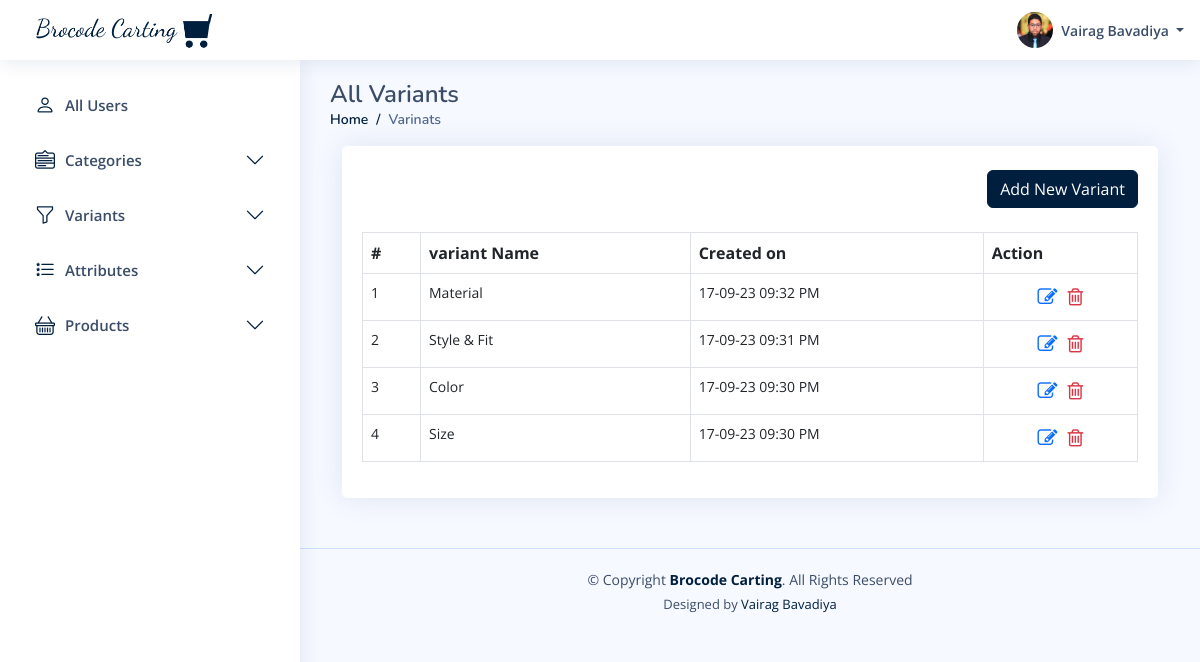
The page /admin/variants/all.php (signed in) on the database its author committed.
### tables this page shows
CREATE TABLE `users` (
  `id` int(20) NOT NULL,
  `u_name` varchar(50) NOT NULL,
  `email` varchar(50) NOT NULL,
  `phone_no` varchar(10) NOT NULL,
  `password` varchar(10) NOT NULL,
  `u_type_id` int(20) NOT NULL,
  `u_profile` varchar(200) NOT NULL,
  `created_at` datetime NOT NULL,
  `updated_at` datetime NOT NULL,
  `created_by` int(20) DEFAULT NULL,
  `updated_by` int(20) DEFAULT NULL,
  `is_active` tinyint(1) NOT NULL
);

CREATE TABLE `variants` (
  `id` int(20) NOT NULL,
  `var_name` varchar(50) NOT NULL,
  `created_at` datetime DEFAULT NULL,
  `updated_at` datetime DEFAULT NULL,
  `created_by` int(20) DEFAULT NULL,
  `updated_by` int(20) DEFAULT NULL,
  `is_active` tinyint(1) NOT NULL
);

### admin/variants/all.php (the view, shortened to what this page needs)
<?php
require('../config.php');
require('../header.php');
?>
<main id="main" class="main">
    <div class="pagetitle">
        <h1>All Variants</h1>
        <nav>
            <ol class="breadcrumb">
                <li class="breadcrumb-item active"><a href="/e-commerce/admin/dashboard.php">Home</a></li>
                <li class="breadcrumb-item active">Varinats</li>
            </ol>
        </nav>
    </div>
    <section class="content">
        <div class="container-fluid">
            <div class="row">
                <div class="col-lg-12 grid-margin stretch-card">
                    <div class="card">
                        <div class="card-body">
                            <div class="my-4 d-flex justify-content-end">
                                <a href="/e-commerce/admin/variants/create.php" class="btn btn-primary">Add New Variant</a>
                            </div>
                            <table class="table table-bordered datatable" id="table_id">
                                <thead>
                                    <tr>
                                        <th>#</th>
                                        <th>variant Name</th>
                                        <th>Created on</th>
                                        <th>Action</th>
                                    </tr>
                                </thead>
                                <tbody>
                                    <?php
                                    $query = "SELECT id,var_name,created_at from variants ORDER BY id DESC";
                                    if ($result = $conn->query($query)) {
                                        $i = 0;
                                        while ($row = $result->fetch_assoc()) {
                                            $i++;
                                    ?>
                                            <tr>
                                                <td><?php echo $i; ?></td>
                                                <td><?php echo $row['var_name']; ?></td>
                                                <td><?php echo date('d-m-y h:i A', strtotime($row['created_at'])); ?></td>
                                                <td>
                                                    <div class="action-btn-wrap">
                                                        <a class="text text-primary action-btn" href="edit.php?id=<?php echo $row["id"]; ?>"><i class="fa fa-edit"></i></a>
                                                        <a class="text text-danger action-btn" href="delete.php?id=<?php echo $row["id"]; ?>"><i class="fa fa-trash-o"></i></a>
                                                    </div>
                                                </td>
                                            </tr>
                                    <?php
                                        }
                                    }
                                    ?>
                                </tbody>
                            </table>
                        </div>
                    </div>
                </div>
            </div>
        </div>
    </section>
</main>
<?php require('../footer.php'); ?>

### admin/header.php (shortened to what this page needs)
<?php
require("config.php");
?>
<!DOCTYPE html>
<html lang="en">
<head>
    <link rel="stylesheet" href="https://cdnjs.cloudflare.com/ajax/libs/font-awesome/4.7.0/css/font-awesome.min.css">
    <link href="/e-commerce/admin/assets/vendor/bootstrap/css/bootstrap.min.css" rel="stylesheet">
    <link href="/e-commerce/admin/assets/vendor/bootstrap-icons/bootstrap-icons.css" rel="stylesheet">
    <link href="/e-commerce/admin/assets/vendor/boxicons/css/boxicons.min.css" rel="stylesheet">
    <link href="/e-commerce/admin/assets/vendor/quill/quill.snow.css" rel="stylesheet">
    <link href="/e-commerce/admin/assets/vendor/quill/quill.bubble.css" rel="stylesheet">
    <link href="/e-commerce/admin/assets/vendor/remixicon/remixicon.css" rel="stylesheet">
    <link href="/e-commerce/admin/assets/vendor/simple-datatables/style.css" rel="stylesheet">
    <link href="/e-commerce/admin/assets/css/style.css" rel="stylesheet">
</head>
<body>
    <header id="header" class="header fixed-top d-flex align-items-center">
        <div class="d-flex align-items-center justify-content-between">
            <a href="/e-commerce/admin/dashboard.php" class="logo d-flex align-items-center">
                <img src="/e-commerce/img/logo-color.png" alt="">
            </a>
        </div>
        <nav class="header-nav ms-auto">
            <ul class="d-flex align-items-center">
                <li class="nav-item dropdown pe-3">
                    <a class="nav-link nav-profile d-flex align-items-center pe-0" href="#" data-bs-toggle="dropdown">
                        <?php
                        $sql = "SELECT u.id,u.u_name,u.email,u.phone_no,u.u_profile,u.is_active,ut.type_name FROM users as u,user_type as ut where u.id = " . $_SESSION['id'];
                        $result = $conn->query($sql);
                        $row = mysqli_fetch_assoc($result);
                        ?>
                        <?php if ($row['u_profile']) : ?>
                            <img src="/e-commerce/admin/<?php echo $row['u_profile']; ?>" alt="Profile" class="rounded-circle">
                            <?php else: ?>
                            <img src="/e-commerce/admin/user_images/default.avif" alt="" width="35" height="35" class="rounded-circle">
                        <?php endif; ?>
                        <span class="d-none d-md-block dropdown-toggle ps-2">
                            <?php echo $row['u_name']; ?> </span>
                    </a>
                </li>
            </ul>
        </nav>
    </header>
    <aside id="sidebar" class="sidebar">
        <ul class="sidebar-nav" id="sidebar-nav">
            <li class="nav-item">
                <a class="nav-link collapsed" data-bs-target="#users-nav" href="/e-commerce/admin/allusers.php" aria-expanded="false">
                    <i class="bi bi-person"></i>
                    <span>All Users</span>
                </a>
            </li>
            <li class="nav-item">
                <a class="nav-link collapsed" data-bs-target="#components-nav" data-bs-toggle="collapse" href="#" aria-expanded="false">
                    <i class="bi bi-menu-down"></i>
                    <span>Categories</span>
                    <i class="bi bi-chevron-down ms-auto"></i>
                </a>
            </li>
            <li class="nav-item">
                <a class="nav-link collapsed" data-bs-target="#variants-nav" data-bs-toggle="collapse" href="#">
                    <i class="bi bi-funnel"></i><span>Variants</span><i class="bi bi-chevron-down ms-auto"></i>
                </a>
            </li>
            <li class="nav-item">
                <a class="nav-link collapsed" data-bs-target="#attributes-nav" data-bs-toggle="collapse" href="#">
                    <i class="bi bi-list-stars"></i><span>Attributes</span><i class="bi bi-chevron-down ms-auto"></i>
                </a>
            </li>
            <li class="nav-item">
                <a class="nav-link collapsed" data-bs-target="#products-nav" data-bs-toggle="collapse" href="#">
                    <i class="bi bi-basket"></i><span>Products</span><i class="bi bi-chevron-down ms-auto"></i>
                </a>
            </li>
        </ul>
    </aside>

### admin/assets/css/style.css (style rules this page uses)
:root { scroll-behavior: smooth; }
body { font-family: "Open Sans", sans-serif; background: #f6f9ff; color: #444444; }
a { color: #001F3F; text-decoration: none; }
h1, h2, h3, h4, h5, h6 { font-family: "Nunito", sans-serif; }
#main { margin-top: 60px; padding: 20px 30px; transition: all 0.3s; }
.pagetitle { margin-bottom: 10px; }
.pagetitle h1 { font-size: 24px; margin-bottom: 0; font-weight: 600; color: #3b4c69; }
.card { margin-bottom: 30px; border: none; border-radius: 5px; box-shadow: 0px 0 30px rgba(1, 41, 112, 0.1); }
.card-body { padding: 0 20px 20px 20px; }
.breadcrumb { font-size: 14px; font-family: "Nunito", sans-serif; color: #001F3F; font-weight: 600; }
.breadcrumb a { color: #001F3F; transition: 0.3s; }
.breadcrumb .breadcrumb-item::before { color: #001F3F; }
.breadcrumb .active { color: #51678f; font-weight: 600; }
.logo { line-height: 1; }
@media (min-width: 1200px) { .logo { width: 280px; } }
.logo img { max-height: 26px; margin-right: 6px; }
.header { transition: all 0.5s; z-index: 997; height: 60px; box-shadow: 0px 2px 20px rgba(1, 41, 112, 0.1); background-color: #fff; padding-left: 20px; }
.header-nav ul { list-style: none; }
.header-nav>ul { margin: 0; padding: 0; }
.header-nav .nav-profile { color: #3b4c69; }
.header-nav .nav-profile img { max-height: 36px; }
.header-nav .nav-profile span { font-size: 14px; font-weight: 600; }
.sidebar { position: fixed; top: 60px; left: 0; bottom: 0; width: 300px; z-index: 996; transition: all 0.3s; padding: 20px; overflow-y: auto; scrollbar-width: thin; scrollbar-color: #aab7cf transparent; box-shadow: 0px 0px 20px rgba(1, 41, 112, 0.1); background-color: #fff; }
@media (min-width: 1200px) { #main, #footer { margin-left: 300px; } }
.sidebar-nav { padding: 0; margin: 0; list-style: none; }
.sidebar-nav li { padding: 0; margin: 0; list-style: none; }
.sidebar-nav .nav-item { margin-bottom: 5px; }
.sidebar-nav .nav-link { display: flex; align-items: center; font-size: 15px; font-weight: 600; color: #001F3F; transition: 0.3; background: #f6f9ff; padding: 10px 15px; border-radius: 4px; }
.sidebar-nav .nav-link i { font-size: 16px; margin-right: 10px; color: #001F3F; }
.sidebar-nav .nav-link.collapsed { color: #3b4c69; background: #fff; }
.sidebar-nav .nav-link.collapsed i { color: #001F3F; }
.sidebar-nav .nav-link .bi-chevron-down { margin-right: 0; transition: transform 0.2s ease-in-out; }

### admin/header.php (style rules this page uses)
.action-btn { font-size: 20px; margin: 0 5px; }
.sidebar-nav .nav-link i { font-size: 20px; }
.action-btn-wrap { display: flex; justify-content: center; }
.datatable td { font-size: 14px; }
.logo img { max-height: 50px; }
.btn { text-transform: capitalize; }
.btn-primary, .btn:focus-visible, .btn-check:checked+.btn, .btn.active, .btn.show, .btn:first-child:active, :not(.btn-check)+.btn:active { background-color: #001F3F; border-color: #001F3F; box-shadow: none; }

### rows shown on the page
users: u_profile (placeholder picture), u_name "Vairag Bavadiya"
variants: var_name "Material", created_at "17-09-23 09:32 PM"
variants: var_name "Style & Fit", created_at "17-09-23 09:31 PM"
variants: var_name "Color", created_at "17-09-23 09:30 PM"
variants: var_name "Size", created_at "17-09-23 09:30 PM"
